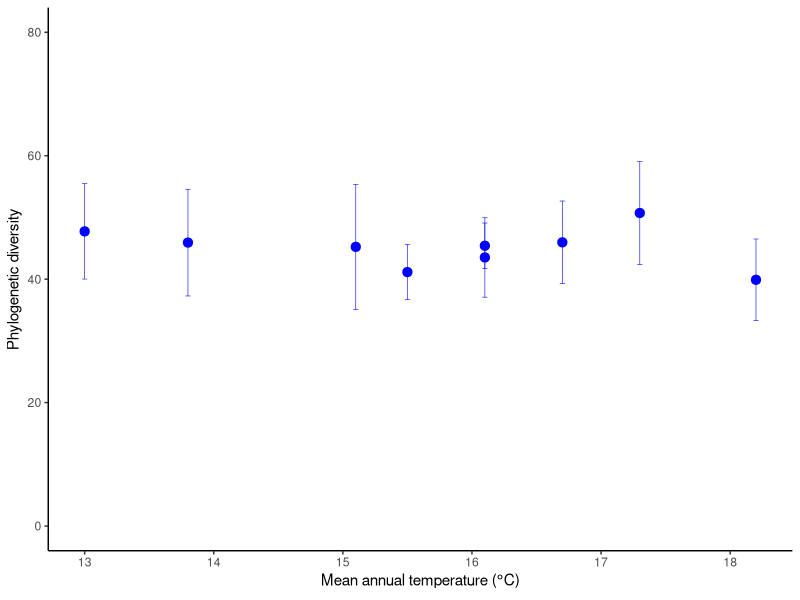
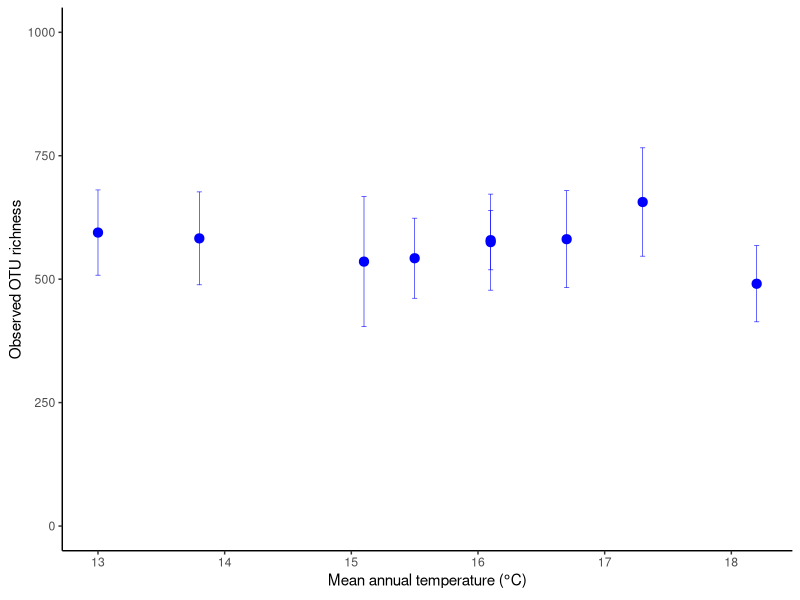

The R source for these figures, in order:
#Paul Selmants
#March 31, 2015
##MAT bacterial diversity indices##

#load required packages
library(tidyr)
library(ggplot2)
library(RColorBrewer)
library(dplyr)

#read data into R
obs <- read.delim('observed_species.txt')
chao1 <- read.delim('chao1.txt')
pd <- read.delim('PD_whole_tree.txt')
#Use tidyr to convert OTU richness df from 'wide' to 'long' format
#Use dplyr to filter columns by 2200 sequencing depth and add MAT column
observed <- obs %>%
	gather(sampleID, OTUs, s934.8:s1024.3) %>%
	separate(sampleID, into = c('plot', 'rep'), sep = '\\.') %>%
	arrange(plot, rep) %>%
	mutate(MAT = c(rep(13.8, 880), rep(13.0, 660), rep(16.7, 880), rep(16.1, 880), 
		rep(18.2, 880), rep(17.3, 880),rep(16.1, 880), rep(15.5, 880), rep(15.1, 770))) %>%
	filter(sequences.per.sample == 2200) %>%
	group_by(plot, MAT, rep) %>%
	summarise(iterations = length(OTUs), 
			OTU.rich = mean(OTUs))
#Use tidyr to convert chao1 estimated OTU richness df from 'wide' to 'long' format
#Use dplyr to filter columns by 2200 sequencing depth and add MAT column
chao1.rich <- chao1 %>%
	gather(sampleID, chao1, s934.8:s1024.3) %>%
	separate(sampleID, into = c('plot', 'rep'), sep = '\\.') %>%
	arrange(plot, rep) %>%
	mutate(MAT = c(rep(13.8, 880), rep(13.0, 660), rep(16.7, 880), rep(16.1, 880), 
		rep(18.2, 880), rep(17.3, 880),rep(16.1, 880), rep(15.5, 880), rep(15.1, 770))) %>%
	filter(sequences.per.sample == 2200) %>%
	group_by(plot, MAT, rep) %>%
	summarise(iterations = length(chao1), 
			chao1.rich = mean(chao1))
#join observed and estimated (chao1) OTU richness estimates
richness <- full_join(observed, chao1.rich)
#Use tidyr to convert Faith's phylogenetic diversity df from 'wide' to 'long' format
#Use dplyr to filter columns by 2200 sequencing depth and add MAT column
phyl.div <- pd %>% 
	gather(sampleID, pd, s934.8:s1024.3) %>%
	separate(sampleID, into = c('plot', 'rep'), sep = '\\.') %>%
	arrange(plot, rep) %>%
	mutate(MAT = c(rep(13.8, 880), rep(13.0, 660), rep(16.7, 880), rep(16.1, 880), 
		rep(18.2, 880), rep(17.3, 880),rep(16.1, 880), rep(15.5, 880), rep(15.1, 770))) %>%
	filter(sequences.per.sample == 2200) %>%
	group_by(plot, MAT, rep) %>%
	summarise(iterations = length(pd), 
			pd = mean(pd))
#join phylogenetic diversity with richness estimates 
diversity <- full_join(richness, phyl.div) %>%
	select(-iterations) %>%
	arrange(MAT, plot)
#calculate tcrit value for df = 7
t<- qt(0.975, df = 7)
#summarize diversity estimates (mean and 95% CI)
div.summary <- diversity %>%
	group_by(plot, MAT) %>%
	summarise(N = length(OTU.rich), 
		obs = mean(OTU.rich),
		obs.ci = t*(sd(OTU.rich)/sqrt(N)), 
		chao1 = mean(chao1.rich),
		chao1.ci = t*(sd(chao1.rich)/sqrt(N)),
		FaithPD = mean(pd), 
		FaithPD.ci = t*(sd(pd)/sqrt(N)))

#Linear regression of Faith's PD as a function of MAT
pd.mod <- lm(FaithPD ~ MAT, data = div.summary)
#Linear regression of estimated OTU richness (Chao1) as a function of MAT
chao.mod <- lm(chao1 ~ MAT, data = div.summary)
#Linear regression of observed OTU richness as a function of MAT
obs.mod <- lm(obs ~ MAT, data = div.summary)


#custom x-axis label for figures
my.xlab = expression(paste('Mean annual temperature (', degree, 'C)'))

#use ggplot2 to make fig of pd vs. MAT
pd.fig <- ggplot(div.summary, aes(MAT, FaithPD)) + 
	theme_classic() +
	geom_point(size = 2.8, colour = 'blue') + 
	geom_errorbar(aes(ymax = FaithPD + FaithPD.ci, ymin = FaithPD - FaithPD.ci), 
		width = 0.04, size = 0.2, colour = 'blue') +
	scale_y_continuous(limits = c(0,80), breaks = c(0,20,40,60,80)) +
	xlab(my.xlab) +
	ylab("Phylogenetic diversity") +
	theme(axis.title.y = element_text(vjust = 1.25)) #axis title further from y-axis
#save figure as .pdf file
ggsave('FaithPD.pdf', width = 4, height = 3.5)

obs.fig <- ggplot(div.summary, aes(MAT, obs)) +
	theme_classic() + 
	geom_point(size = 2.8, colour = 'blue') +
	geom_errorbar(aes(ymax = obs + obs.ci, ymin = obs - obs.ci), 
		width = 0.04, size = 0.2, colour = 'blue') +
	scale_y_continuous(limits = c(0, 1000), breaks = c(0,250,500,750,1000)) +
	xlab(my.xlab) +
	ylab('Observed OTU richness') +
	theme(axis.title.y = element_text(vjust = 0.7))
#save figure as .pdf file
ggsave('ObsRich.pdf', width = 4, height = 3.5)

